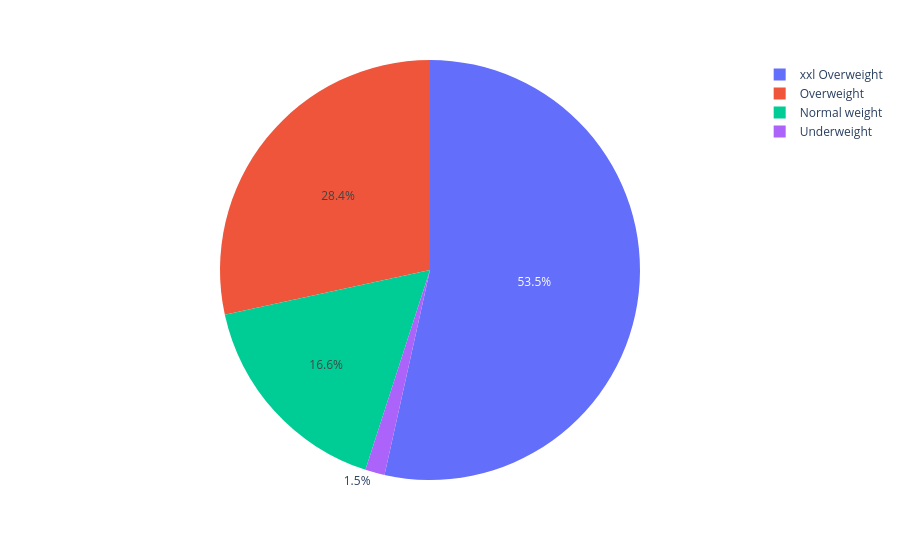

The notebook cell saved with this chart:
### Code cell
px.pie(df,  names='Class_weights' )

### Figure 1 — Plotly figure (JSON) as saved in the notebook; plotly's stock layout.template omitted (floating-point values rounded to 4 significant figures; data arrays with more than 128 entries replaced by an {"elided": "..."} marker saying what was removed)
{"data": [{"domain": {"x": [0, 1], "y": [0, 1]}, "hovertemplate": "Class_weights=%{label}<extra></extra>", "labels": {"elided": "1337 str values"}, "legendgroup": "", "name": "", "showlegend": true, "type": "pie"}], "layout": {"legend": {"tracegroupgap": 0}, "margin": {"t": 60}}}
